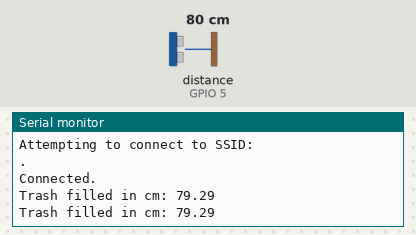
Simulated run of this sketch. Board: ESP8266 (NodeMCU). On the bench: the last lines printed to the serial monitor. The test bench sets the inputs (shaded band); at power-on: distance to the obstacle (sensor on GPIO 5) 80 cm. The echo pulse lasts 58.3 µs per cm; WiFi joins after 1.5 s; servers stay silent unless stated.

Above: at 7.1 s.
7.2 s: distance to the obstacle (sensor on GPIO 5) set to 2 cm
At 8.7 s:
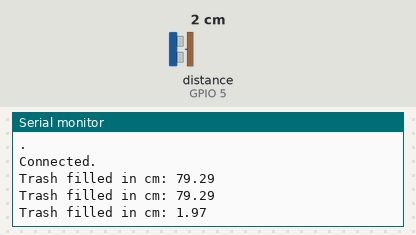
9.5 s: distance to the obstacle (sensor on GPIO 5) set to 4 cm
At 11.2 s:
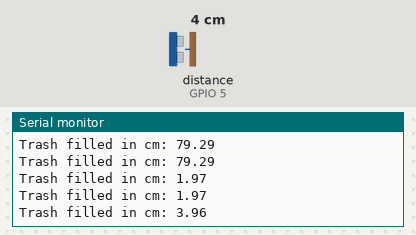
Timing chart, 0 to 12.7 s (numbered marks = the images above; inputs shaded):
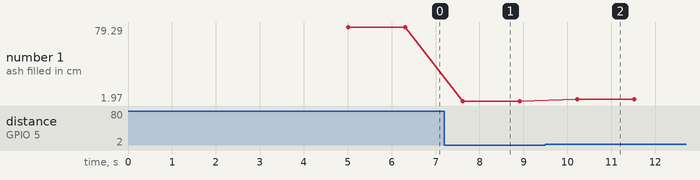

The sketch:

code.ino
```cpp
#include "ThingSpeak.h"
#include <ESP8266WiFi.h>

//----------- Enter your Wi-Fi and password details---------//
char ssid[] = ""; //SSID
char pass[] = ""; // Password
//---------------------------------------------------------//

const int trigger = 16;
const int echo = 5;
long T;
float amountOfEmptySpace;
WiFiClient  client;

unsigned long myChannelField = 898169;                 // Channel ID
const int ChannelField = 1;                            // Write data to channel 1
const char * myWriteAPIKey = "BOQS5HJNR3W0BYKI";       // enter write API Key

void setup()
{
  Serial.begin(115200);
  pinMode(trigger, OUTPUT);
  pinMode(echo, INPUT);
  WiFi.mode(WIFI_STA);
  ThingSpeak.begin(client);
}

void loop()
{
  if (WiFi.status() != WL_CONNECTED)
  {
    Serial.print("Attempting to connect to SSID: ");
    Serial.println(ssid);
    while (WiFi.status() != WL_CONNECTED)
    {
      WiFi.begin("","");                                //include your "ssid","password"
      Serial.print(".");
      delay(5000);
    }
    Serial.println("\nConnected.");
  }
  digitalWrite(trigger, LOW);
  delay(1);
  digitalWrite(trigger, HIGH);
  delayMicroseconds(10);
  digitalWrite(trigger, LOW);
  T = pulseIn(echo, HIGH);
  amountOfEmptySpace = T * 0.034;
  amountOfEmptySpace = amountOfEmptySpace / 2;
  Serial.print("Trash filled in cm: ");
  Serial.println(amountOfEmptySpace);
  ThingSpeak.writeField(myChannelField, ChannelField, amountOfEmptySpace, myWriteAPIKey);
  delay(1000);
}
```

Measured:
- after the input at 7.2 s, the serial monitor: prints a new line after 0.42 s (image 1)
- after the input at 9.5 s, the serial monitor: prints a new line after 0.72 s (image 2)
- plotted number 1: 79.29 → 1.97 after the input at 7.2 s, 1.97 → 3.96 after the input at 9.5 s
